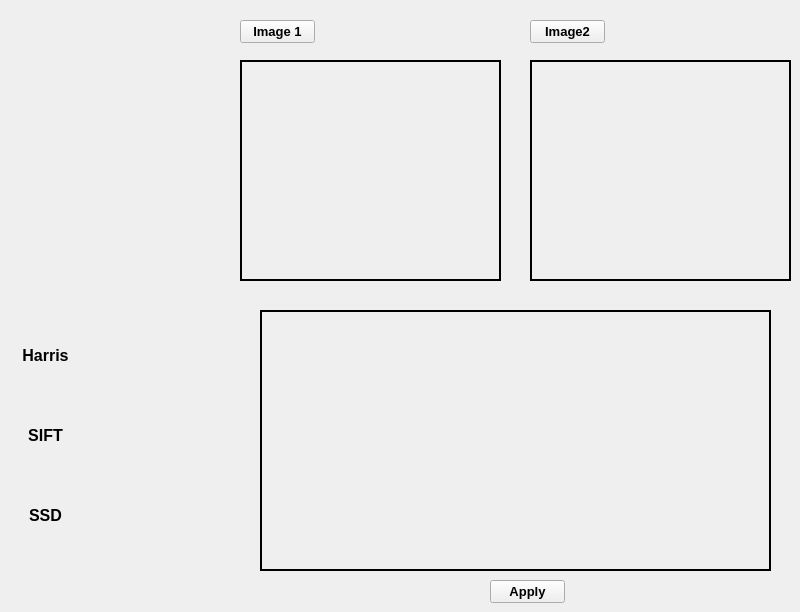
      <widget class="QWidget" name="widget">
       <attribute name="title">
        <string>Features matching</string>
       </attribute>
       <widget class="QLabel" name="img_mat1">
        <property name="geometry">
         <rect>
          <x>240</x>
          <y>60</y>
          <width>261</width>
          <height>221</height>
         </rect>
        </property>
        <property name="frameShape">
         <enum>QFrame::WinPanel</enum>
        </property>
        <property name="text">
         <string/>
        </property>
        <property name="scaledContents">
         <bool>true</bool>
        </property>
       </widget>
       <widget class="QLabel" name="img_mat2">
        <property name="geometry">
         <rect>
          <x>530</x>
          <y>60</y>
          <width>261</width>
          <height>221</height>
         </rect>
        </property>
        <property name="frameShape">
         <enum>QFrame::WinPanel</enum>
        </property>
        <property name="text">
         <string/>
        </property>
        <property name="scaledContents">
         <bool>true</bool>
        </property>
       </widget>
       <widget class="QLabel" name="mat_result">
        <property name="geometry">
         <rect>
          <x>260</x>
          <y>310</y>
          <width>511</width>
          <height>261</height>
         </rect>
        </property>
        <property name="frameShape">
         <enum>QFrame::WinPanel</enum>
        </property>
        <property name="text">
         <string/>
        </property>
        <property name="scaledContents">
         <bool>true</bool>
        </property>
       </widget>
       <widget class="QPushButton" name="load_img_mat1">
        <property name="geometry">
         <rect>
          <x>240</x>
          <y>20</y>
          <width>75</width>
          <height>23</height>
         </rect>
        </property>
        <property name="font">
         <font>
          <pointsize>10</pointsize>
          <weight>75</weight>
          <bold>true</bold>
         </font>
        </property>
        <property name="text">
         <string>Image 1</string>
        </property>
       </widget>
       <widget class="QPushButton" name="load_img_mat2">
        <property name="geometry">
         <rect>
          <x>530</x>
          <y>20</y>
          <width>75</width>
          <height>23</height>
         </rect>
        </property>
        <property name="font">
         <font>
          <pointsize>10</pointsize>
          <weight>75</weight>
          <bold>true</bold>
         </font>
        </property>
        <property name="text">
         <string>Image2</string>
        </property>
       </widget>
       <widget class="QLabel" name="label_32">
        <property name="geometry">
         <rect>
          <x>10</x>
          <y>340</y>
          <width>71</width>
          <height>31</height>
         </rect>
        </property>
        <property name="font">
         <font>
          <pointsize>12</pointsize>
          <weight>75</weight>
          <bold>true</bold>
         </font>
        </property>
        <property name="text">
         <string>Harris</string>
        </property>
        <property name="alignment">
         <set>Qt::AlignCenter</set>
        </property>
       </widget>
       <widget class="QLabel" name="label_33">
        <property name="geometry">
         <rect>
          <x>10</x>
          <y>420</y>
          <width>71</width>
          <height>31</height>
         </rect>
        </property>
        <property name="font">
         <font>
          <pointsize>12</pointsize>
          <weight>75</weight>
          <bold>true</bold>
         </font>
        </property>
        <property name="text">
         <string>SIFT</string>
        </property>
        <property name="alignment">
         <set>Qt::AlignCenter</set>
        </property>
       </widget>
       <widget class="QLabel" name="ssd">
        <property name="geometry">
         <rect>
          <x>120</x>
          <y>500</y>
          <width>111</width>
          <height>41</height>
         </rect>
        </property>
        <property name="font">
         <font>
          <pointsize>12</pointsize>
          <weight>75</weight>
          <bold>true</bold>
         </font>
        </property>
        <property name="frameShape">
         <enum>QFrame::NoFrame</enum>
        </property>
        <property name="text">
         <string/>
        </property>
        <property name="alignment">
         <set>Qt::AlignCenter</set>
        </property>
       </widget>
       <widget class="QLabel" name="harris">
        <property name="geometry">
         <rect>
          <x>120</x>
          <y>340</y>
          <width>111</width>
          <height>41</height>
         </rect>
        </property>
        <property name="font">
         <font>
          <pointsize>12</pointsize>
          <weight>75</weight>
          <bold>true</bold>
         </font>
        </property>
        <property name="frameShape">
         <enum>QFrame::NoFrame</enum>
        </property>
        <property name="text">
         <string/>
        </property>
        <property name="alignment">
         <set>Qt::AlignCenter</set>
        </property>
       </widget>
       <widget class="QLabel" name="sift">
        <property name="geometry">
         <rect>
          <x>120</x>
          <y>420</y>
          <width>111</width>
          <height>41</height>
         </rect>
        </property>
        <property name="font">
         <font>
          <pointsize>12</pointsize>
          <weight>75</weight>
          <bold>true</bold>
         </font>
        </property>
        <property name="frameShape">
         <enum>QFrame::NoFrame</enum>
        </property>
        <property name="text">
         <string/>
        </property>
        <property name="alignment">
         <set>Qt::AlignCenter</set>
        </property>
       </widget>
       <widget class="QLabel" name="label_37">
        <property name="geometry">
         <rect>
          <x>10</x>
          <y>500</y>
          <width>71</width>
          <height>31</height>
         </rect>
        </property>
        <property name="font">
         <font>
          <pointsize>12</pointsize>
          <weight>75</weight>
          <bold>true</bold>
         </font>
        </property>
        <property name="text">
         <string>SSD</string>
        </property>
        <property name="alignment">
         <set>Qt::AlignCenter</set>
        </property>
       </widget>
       <widget class="QPushButton" name="result_mat">
        <property name="geometry">
         <rect>
          <x>490</x>
          <y>580</y>
          <width>75</width>
          <height>23</height>
         </rect>
        </property>
        <property name="font">
         <font>
          <pointsize>10</pointsize>
          <weight>75</weight>
          <bold>true</bold>
         </font>
        </property>
        <property name="text">
         <string>Apply</string>
        </property>
       </widget>
      </widget>
